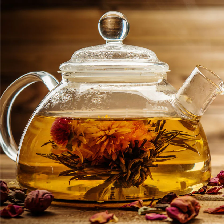
#> input picture 404CTF2023/IA/LePetitChat/theiere.png, 224 x 224 px, found by its file name
$ python v1-v2.full_gray.py
#> lines starting #> are read from the running program, lines starting #| are printed output that depends on the picture
from PIL import Image, ImageOps
import numpy as np
from math import sqrt

# creating a image1 object
im = Image.open("theiere.png")
#> im is the input picture: PIL image 224x224 RGB; mean R, G, B 141.7, 99.4, 56.9
# im = Image.open("my_chat.v1.jpg")
im = im.resize((224,224))

px = im.load()
img = Image.new('RGB', (224, 224), color = 'red')
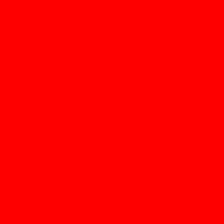
#> img: PIL image 224x224 RGB; mean R, G, B 255, 0, 0
for x in range(im.size[0]): # for every pixel:
    for y in range(im.size[1]):
#> (the run stopped early here; a loop or call above may not have finished)
